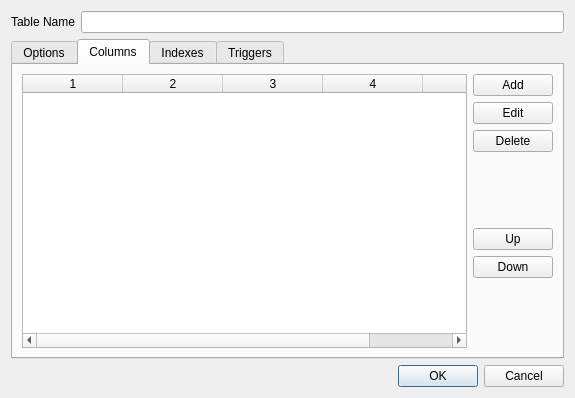
<?xml version="1.0" encoding="UTF-8"?>
<ui version="4.0">
 <class>TableDialog</class>
 <widget class="QDialog" name="TableDialog">
  <property name="geometry">
   <rect>
    <x>0</x>
    <y>0</y>
    <width>575</width>
    <height>398</height>
   </rect>
  </property>
  <property name="windowTitle">
   <string>Add Table</string>
  </property>
  <layout class="QGridLayout" name="gridLayout">
   <item row="0" column="0">
    <layout class="QVBoxLayout" name="verticalLayout">
     <item>
      <layout class="QFormLayout" name="formLayout">
       <item row="0" column="0">
        <widget class="QLabel" name="lblName">
         <property name="text">
          <string>Table Name</string>
         </property>
        </widget>
       </item>
       <item row="0" column="1">
        <widget class="QLineEdit" name="edtTableName"/>
       </item>
      </layout>
     </item>
     <item>
      <widget class="QTabWidget" name="tabWidget">
       <property name="tabShape">
        <enum>QTabWidget::Rounded</enum>
       </property>
       <property name="currentIndex">
        <number>1</number>
       </property>
       <widget class="QWidget" name="optionsTab">
        <attribute name="title">
         <string>Options</string>
        </attribute>
       </widget>
       <widget class="QWidget" name="columnsTab">
        <attribute name="title">
         <string>Columns</string>
        </attribute>
        <layout class="QGridLayout" name="gridLayout_2">
         <item row="0" column="0">
          <layout class="QHBoxLayout" name="horizontalLayout">
           <item>
            <widget class="QTableWidget" name="columnsTable">
             <property name="editTriggers">
              <set>QAbstractItemView::NoEditTriggers</set>
             </property>
             <property name="tabKeyNavigation">
              <bool>false</bool>
             </property>
             <property name="showDropIndicator" stdset="0">
              <bool>false</bool>
             </property>
             <property name="selectionMode">
              <enum>QAbstractItemView::SingleSelection</enum>
             </property>
             <property name="selectionBehavior">
              <enum>QAbstractItemView::SelectRows</enum>
             </property>
             <property name="wordWrap">
              <bool>false</bool>
             </property>
             <property name="cornerButtonEnabled">
              <bool>false</bool>
             </property>
             <attribute name="verticalHeaderVisible">
              <bool>false</bool>
             </attribute>
             <attribute name="verticalHeaderDefaultSectionSize">
              <number>17</number>
             </attribute>
             <column>
              <property name="text">
               <string notr="true">1</string>
              </property>
             </column>
             <column>
              <property name="text">
               <string notr="true">2</string>
              </property>
             </column>
             <column>
              <property name="text">
               <string notr="true">3</string>
              </property>
             </column>
             <column>
              <property name="text">
               <string notr="true">4</string>
              </property>
             </column>
             <column>
              <property name="text">
               <string notr="true">5</string>
              </property>
             </column>
            </widget>
           </item>
           <item>
            <layout class="QVBoxLayout" name="verticalLayout_2">
             <item>
              <widget class="QPushButton" name="columnAddButton">
               <property name="text">
                <string>Add</string>
               </property>
              </widget>
             </item>
             <item>
              <widget class="QPushButton" name="columnEditButton">
               <property name="text">
                <string>Edit</string>
               </property>
              </widget>
             </item>
             <item>
              <widget class="QPushButton" name="columnDeleteButton">
               <property name="text">
                <string>Delete</string>
               </property>
               <property name="flat">
                <bool>false</bool>
               </property>
              </widget>
             </item>
             <item>
              <spacer name="verticalSpacer_2">
               <property name="orientation">
                <enum>Qt::Vertical</enum>
               </property>
               <property name="sizeHint" stdset="0">
                <size>
                 <width>20</width>
                 <height>40</height>
                </size>
               </property>
              </spacer>
             </item>
             <item>
              <widget class="QPushButton" name="columnUpButton">
               <property name="text">
                <string>Up</string>
               </property>
              </widget>
             </item>
             <item>
              <widget class="QPushButton" name="columnDownButton">
               <property name="text">
                <string>Down</string>
               </property>
              </widget>
             </item>
             <item>
              <spacer name="verticalSpacer">
               <property name="orientation">
                <enum>Qt::Vertical</enum>
               </property>
               <property name="sizeHint" stdset="0">
                <size>
                 <width>20</width>
                 <height>40</height>
                </size>
               </property>
              </spacer>
             </item>
            </layout>
           </item>
          </layout>
         </item>
        </layout>
       </widget>
       <widget class="QWidget" name="indexesTab">
        <attribute name="title">
         <string>Indexes</string>
        </attribute>
       </widget>
       <widget class="QWidget" name="triggersTab">
        <attribute name="title">
         <string>Triggers</string>
        </attribute>
       </widget>
      </widget>
     </item>
     <item>
      <widget class="QDialogButtonBox" name="buttonBox">
       <property name="orientation">
        <enum>Qt::Horizontal</enum>
       </property>
       <property name="standardButtons">
        <set>QDialogButtonBox::Cancel|QDialogButtonBox::Ok</set>
       </property>
      </widget>
     </item>
    </layout>
   </item>
  </layout>
 </widget>
 <resources/>
 <connections>
  <connection>
   <sender>buttonBox</sender>
   <signal>accepted()</signal>
   <receiver>TableDialog</receiver>
   <slot>accept()</slot>
   <hints>
    <hint type="sourcelabel">
     <x>248</x>
     <y>254</y>
    </hint>
    <hint type="destinationlabel">
     <x>157</x>
     <y>274</y>
    </hint>
   </hints>
  </connection>
  <connection>
   <sender>buttonBox</sender>
   <signal>rejected()</signal>
   <receiver>TableDialog</receiver>
   <slot>reject()</slot>
   <hints>
    <hint type="sourcelabel">
     <x>316</x>
     <y>260</y>
    </hint>
    <hint type="destinationlabel">
     <x>286</x>
     <y>274</y>
    </hint>
   </hints>
  </connection>
 </connections>
</ui>
